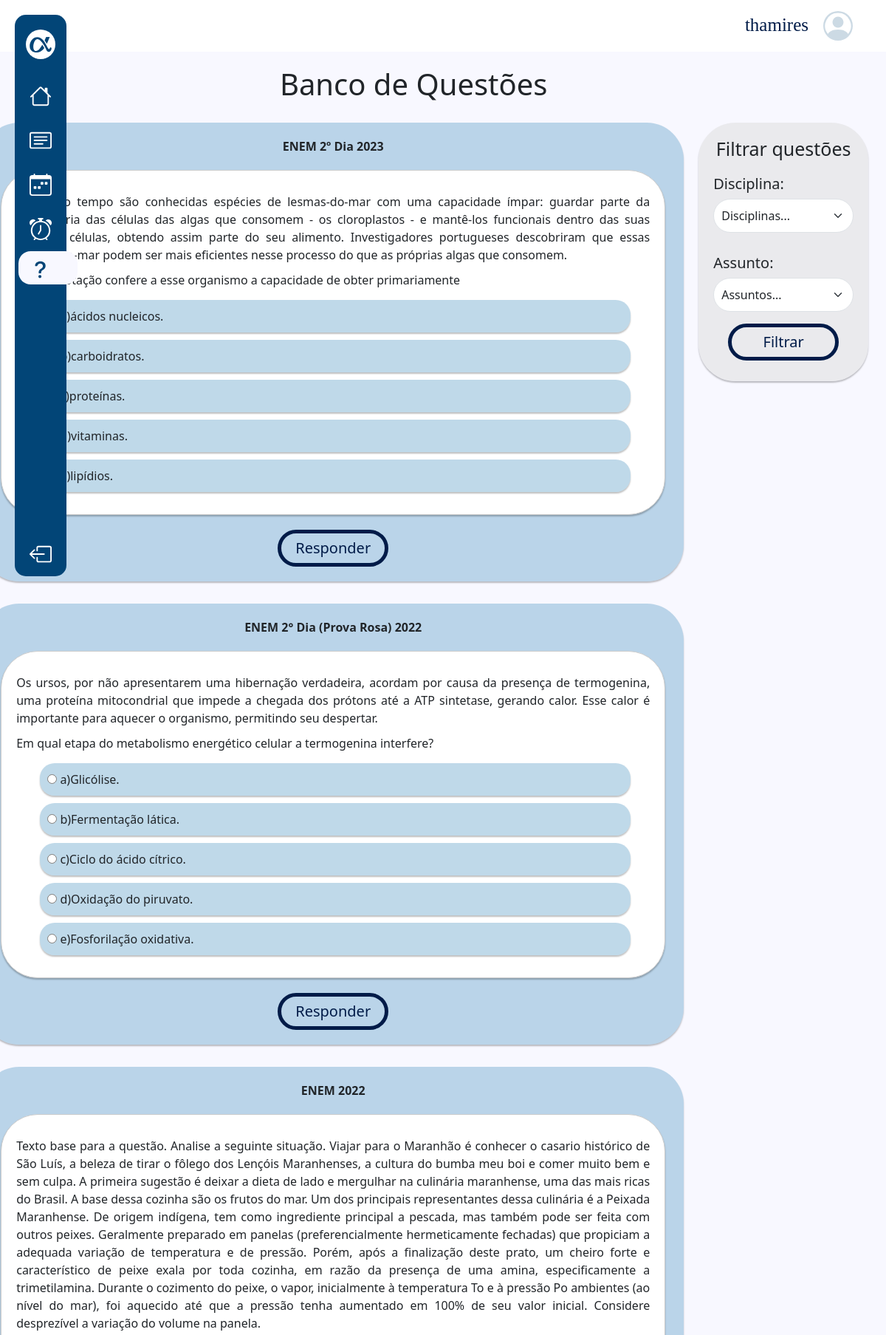
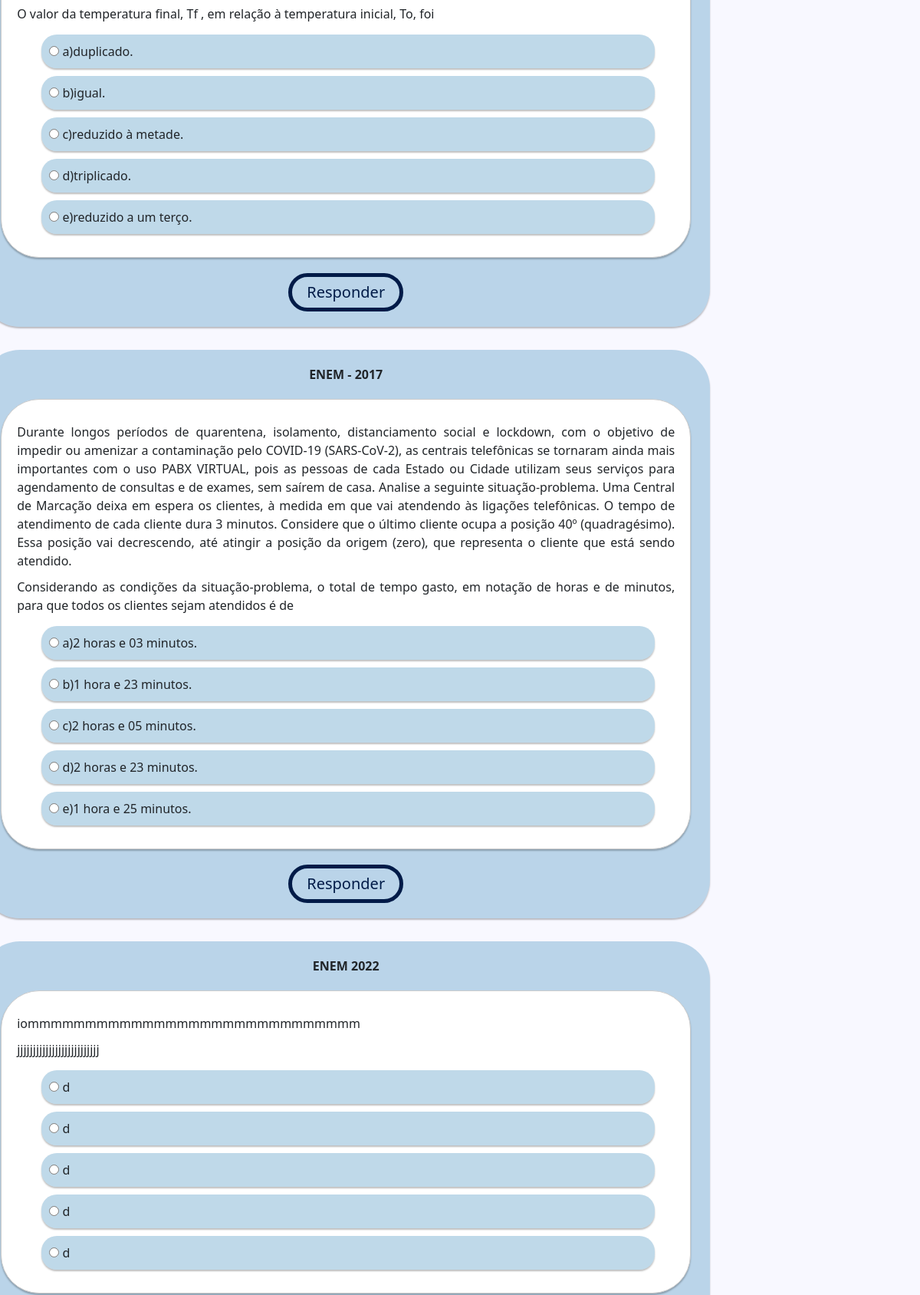
The app's page /questoes/ (signed in, upper part) with its own data (2 pictures, top to bottom).
### questoes/models.py (models this page shows, shortened)
class Questao(models.Model):
    disciplina = models.ForeignKey(Disciplina, on_delete=models.CASCADE)
    assunto = models.ForeignKey(Assunto, on_delete=models.CASCADE, null=True)
    instituicao_ano = models.CharField(max_length=150, default="")
    texto = models.TextField(default="")
    enunciado = models.TextField(default="")
    ordem = models.PositiveIntegerField(default=0)
    respondida = models.BooleanField(default=False)
    questoes_certas = models.PositiveIntegerField(default=0)
    questoes_erradas = models.PositiveIntegerField(default=0)

class Alternativa(models.Model):
    questao = models.ForeignKey('Questao', related_name='alternativas', on_delete=models.CASCADE)
    texto = models.TextField(default="")
    correta = models.BooleanField(default=False)

### questoes/views.py (the view)
# urls.py: path('questoes/', views.lista_questoes, name='lista_questoes'),
@login_required
def lista_questoes(request):
    disciplinas = Disciplina.objects.all()
    questoes = Questao.objects.all()
    questoes_por_pagina = 5
    paginator = Paginator(questoes, questoes_por_pagina)
    page_number = request.GET.get('page')
    page = paginator.get_page(page_number)
    context = {
        'disciplinas': disciplinas,
        'questoes': page,
    }
    return render(request, 'questoes/pages/lista_questoes.html', context)

### questoes/templates/questoes/pages/lista_questoes.html (shortened to what this page needs)
{% extends "core/partials/base.html" %}
{% load static %}
{% block head%}
<link rel="stylesheet" href="{% static 'questoes\css\style.css' %}">
{% endblock %}
{% block linkq%} ativo {% endblock %}
{% block content %}
<main class="main-content-container">
    <h1 class="title-questoes">Banco de Questões</h1>
    <div class="main">
        {% include 'questoes/partials/questoes.html' %}
        {% include 'questoes/partials/filtro.html' %}
    </div>
</main>
<br><br>
{% endblock %}

### core/templates/core/partials/base.html (shortened to what this page needs)
{% load static %}
<!DOCTYPE html>
<html lang="pt-br">
<head>
    <link href="https://cdn.jsdelivr.net/npm/bootstrap@5.3.2/dist/css/bootstrap.min.css" rel="stylesheet"
>
    {% block head%} {% endblock %}
    <link rel="stylesheet" href="{% static 'core/css/dashboard.css' %}">
</head>
<body>
    <div class="d-flex">
        <header class="headerdash ">
            <div class="username">
                <p class="">{{user.username}}</p>
                <svg xmlns="http://www.w3.org/2000/svg" width="40" height="40" class="bi bi-person-circle"
                    viewBox="0 0 16 16">
                    <path d="M11 6a3 3 0 1 1-6 0 3 3 0 0 1 6 0z" />
                    <path fill-rule="evenodd"
                        d="M0 8a8 8 0 1 1 16 0A8 8 0 0 1 0 8zm8-7a7 7 0 0 0-5.468 11.37C3.242 11.226 4.805 10 8 10s4.757 1.225 5.468 2.37A7 7 0 0 0 8 1z" />
                </svg>
            </div>
        </header>
        <nav class="menu-lateral">
            <div class="items">
                <ul class="navul">
                    <li class="item-nav logo d-flex align-items-center justify-content-center">
                        <a href="{% url 'index' %}"><img class="navimg" src="{% static 'core/img/navlogo.svg' %}"
                                alt=""></a>
                    </li>
                    <li class="item-nav {% block linkh%} {% endblock %}">
                        <a href="{% url 'dashboard' %}"></a>
                    </li>
                    <li class="item-nav {% block linkf%} {% endblock %}">
                        <a href="{% url 'flashcards' %}"></a>
                    </li>
                    <li class="item-nav {% block linkc%} {% endblock %}">
                        <a href="{% url 'calendario' %}"></a>
                    </li>
                    <li class="item-nav {% block linkp%} {% endblock %}">
                        <a href="{% url 'pomodoro' %}"></a>
                    </li>
                    <li class="item-nav {% block linkq%} {% endblock %}">
                        <a href="{% url 'estatisticas' %}"></a>
                    </li>
                    <li class="item-nav sair">
                        <a href="{% url 'logout' %}"></a>
                    </li>
                </ul>
            </div>
        </nav>
    </div>
    <main class="container">
        <div class="centro">
            {% block content %}
            {% endblock %}
        </div>
    </main>
</body>
</html>

### questoes/templates/questoes/partials/questoes.html (shortened to what this page needs)
<div class="questao">
    <ul class="questao">
        {% for questao in questoes %}
        <div class="container-azul">
            <div class="instituicao_ano">
                <strong>{{ questao.instituicao_ano }}</strong>
            </div>
            <div class="central">
            <div class="container-branco">
                <li class="questao_texto">
                    {{ questao.texto }}
                </li>
                <li class="questao_enunciado">{{ questao.enunciado }}</li>
                <form method="post" action="{% url 'verificar_resposta' questao.id %}">
                    <ul  class="alternativas-container">
                        {% for alternativa in questao.alternativas.all %}
                        <li id="alternativa" >
                            <label>
                                <input type="radio" name="alternativa" value="{{ alternativa.id }}">
                                {{ alternativa.texto }}
                            </label>
                        </li>
                        {% endfor %}
                    </ul>
                </div>
            </div>
                <div class="responder">
                    <button type="submit" class="btn-responder" data-questao-id="{{ questao.id }}">Responder</button>
                </div>
            </div>
        {% endfor %}
    </ul>
</div>

### questoes/static/questoes/css/style.css (style rules this page uses)
.main { margin: 0; padding: 0; display: flex; justify-content: center; align-items: center; align-items: flex-start; }
.container-azul { background: rgba(45, 130, 181, 0.30); width: 950px; border-radius: 50px; padding: 20px; margin-bottom: 30px; box-shadow: 0px 2px 2px rgba(0, 0, 0, 0.25); }
.central { display: flex; justify-content: center; align-items: center; }
.container-branco { background: #ffffff; width: 900px; border-radius: 50px; padding: 20px; border: 1px solid #ccc; text-align: center; margin-bottom: 20px; margin-top: 20px; box-shadow: 0px 2px 2px rgba(0, 0, 0, 0.25); }
#alternativa { background: rgb(45, 130, 181, 0.30); border-radius: 20px; max-width: 800px; box-shadow: 0px 2px 2px rgba(0, 0, 0, 0.25); margin-bottom: 10px; display: block; text-align: justify; padding: 10px; }
.instituicao_ano { text-align: center; }
.title-questoes { text-align: center; padding: 20px; }
.questao_texto { text-align: justify; margin-bottom: 10px; margin-top: 10px; }
ul { list-style: none; }
.questao { list-style-type: none; }
.questao_enunciado { margin-bottom: 15px; text-align: justify; }
button { border-radius: 100px; border: 5px solid #001B48; background: rgba(217, 217, 217, 0); width: 150px; height: 50px; margin: auto; display:block; }
.responder button { margin: auto; text-decoration: none; color: #001B48; font-size: 20px; }
.responder { text-align: center; }

### core/static/core/css/dashboard.css (style rules this page uses)
.username { color: #001B48; font-size: 25px; display: flex; justify-content: flex-end; margin: 15px; max-width: 95%; font-family: 'Merriweather'; }
.username p { margin-right: 20px; font-family: 'Merriweather'; }
.username svg { fill: rgba(2, 69, 119, 0.20); ; }
.headerdash { height: 70px; background-color: #fff; width: 100%; }
body { background-color: #F8F8FF; }
nav.menu-lateral { width: 70px; height: 95vh; background-color: #024577; margin: 20px; position: fixed; border-radius: 15px; }
.item-nav.logo { border-radius: 50%; width: 40px; height: 40px; background-color: #fff; margin-bottom: 20px; }
.item-nav svg { fill: #fff; }
.item-nav img { fill: #fff; }
.item-nav { padding-top: 15px; padding-bottom: 15px; display: flex; list-style-type: none; }
.ativo { background-color: #F8F8FF; border-radius: 16.5px; width: 80px; height: 45px; margin-left: 20px; padding: 10px 15px; }
.ativo svg { fill: #024577; }
.navul { margin-top: 20px; padding-left: 0; display: flex; flex-direction: column; align-items: center; justify-content: flex-start; }
ul .sair { position: absolute; bottom: 0; }
.centro { margin-left: 1em; max-width: 90%; }

### records on screen
Questao: instituicao_ano "ENEM 2º Dia 2023", texto "Há muito tempo são conhecidas espécies de lesmas-do-mar com uma capacidade ímpar: guardar parte da maquinaria das células das algas que consomem - os cloroplastos - e mantê-los funcionais dentro das suas próprias células, obtendo assim parte do seu alimento. Investigadores portugueses descobriram que essas lesmas-do-mar podem ser mais eficientes nesse processo do que as próprias algas que consomem.", enunciado "Essa adaptação confere a esse organismo a capacidade de obter primariamente"
Alternativa: texto "a)ácidos nucleicos."
Alternativa: texto "b)carboidratos."
Alternativa: texto "c)proteínas."
Alternativa: texto "d)vitaminas."
Alternativa: texto "e)lipídios."
Questao: instituicao_ano "ENEM 2° Dia (Prova Rosa) 2022", texto "Os ursos, por não apresentarem uma hibernação verdadeira, acordam por causa da presença de termogenina, uma proteína mitocondrial que impede a chegada dos prótons até a ATP sintetase, gerando calor. Esse calor é importante para aquecer o organismo, permitindo seu despertar.", enunciado "Em qual etapa do metabolismo energético celular a termogenina interfere?"
Alternativa: texto "a)Glicólise."
Alternativa: texto "b)Fermentação lática."
Alternativa: texto "c)Ciclo do ácido cítrico."
Alternativa: texto "d)Oxidação do piruvato."
Alternativa: texto "e)Fosforilação oxidativa."
Questao: instituicao_ano "ENEM 2022", texto "Texto base para a questão. Analise a seguinte situação. Viajar para o Maranhão é conhecer o casario histórico de São Luís, a beleza de tirar o fôlego dos Lençóis Maranhenses, a cultura do bumba meu boi e comer muito bem e sem culpa. A primeira sugestão é deixar a dieta de lado e mergulhar na culinária maranhense, uma das mais ricas do Brasil. A base dessa cozinha são os frutos do mar. Um dos principais representantes dessa culinária é a Peixada Maranhense. De origem indígena, tem como ingrediente principal a pescada, mas também pode ser feita com outros peixes. Geralmente preparado em panelas (preferencialmente hermeticamente fechadas) que propiciam a adequada variação de temperatura e de…", enunciado "O valor da temperatura final, Tf , em relação à temperatura inicial, To, foi"
Alternativa: texto "a)duplicado."
Alternativa: texto "b)igual."
Alternativa: texto "c)reduzido à metade."
Alternativa: texto "d)triplicado."
Alternativa: texto "e)reduzido a um terço."
Questao: instituicao_ano "ENEM - 2017", texto "Durante longos períodos de quarentena, isolamento, distanciamento social e lockdown, com o objetivo de impedir ou amenizar a contaminação pelo COVID-19 (SARS-CoV-2), as centrais telefônicas se tornaram ainda mais importantes com o uso PABX VIRTUAL, pois as pessoas de cada Estado ou Cidade utilizam seus serviços para agendamento de consultas e de exames, sem saírem de casa. Analise a seguinte situação-problema. Uma Central de Marcação deixa em espera os clientes, à medida em que vai atendendo às ligações telefônicas. O tempo de atendimento de cada cliente dura 3 minutos. Considere que o último cliente ocupa a posição 40º (quadragésimo). Essa posição vai decrescendo, até atingir a posição da…", enunciado "Considerando as condições da situação-problema, o total de tempo gasto, em notação de horas e de minutos, para que todos os clientes sejam atendidos é de"
Alternativa: texto "a)2 horas e 03 minutos."
Alternativa: texto "b)1 hora e 23 minutos."
Alternativa: texto "c)2 horas e 05 minutos."
Alternativa: texto "d)2 horas e 23 minutos."
Alternativa: texto "e)1 hora e 25 minutos."
Questao: instituicao_ano "ENEM 2022", texto "iommmmmmmmmmmmmmmmmmmmmmmmmmmmm", enunciado "jjjjjjjjjjjjjjjjjjjjjjjjjj"
Alternativa: texto "d"
Alternativa: texto "d"
Alternativa: texto "d"
Alternativa: texto "d"
Alternativa: texto "d"

### other values on screen
{{ user.username }} "thamires"
